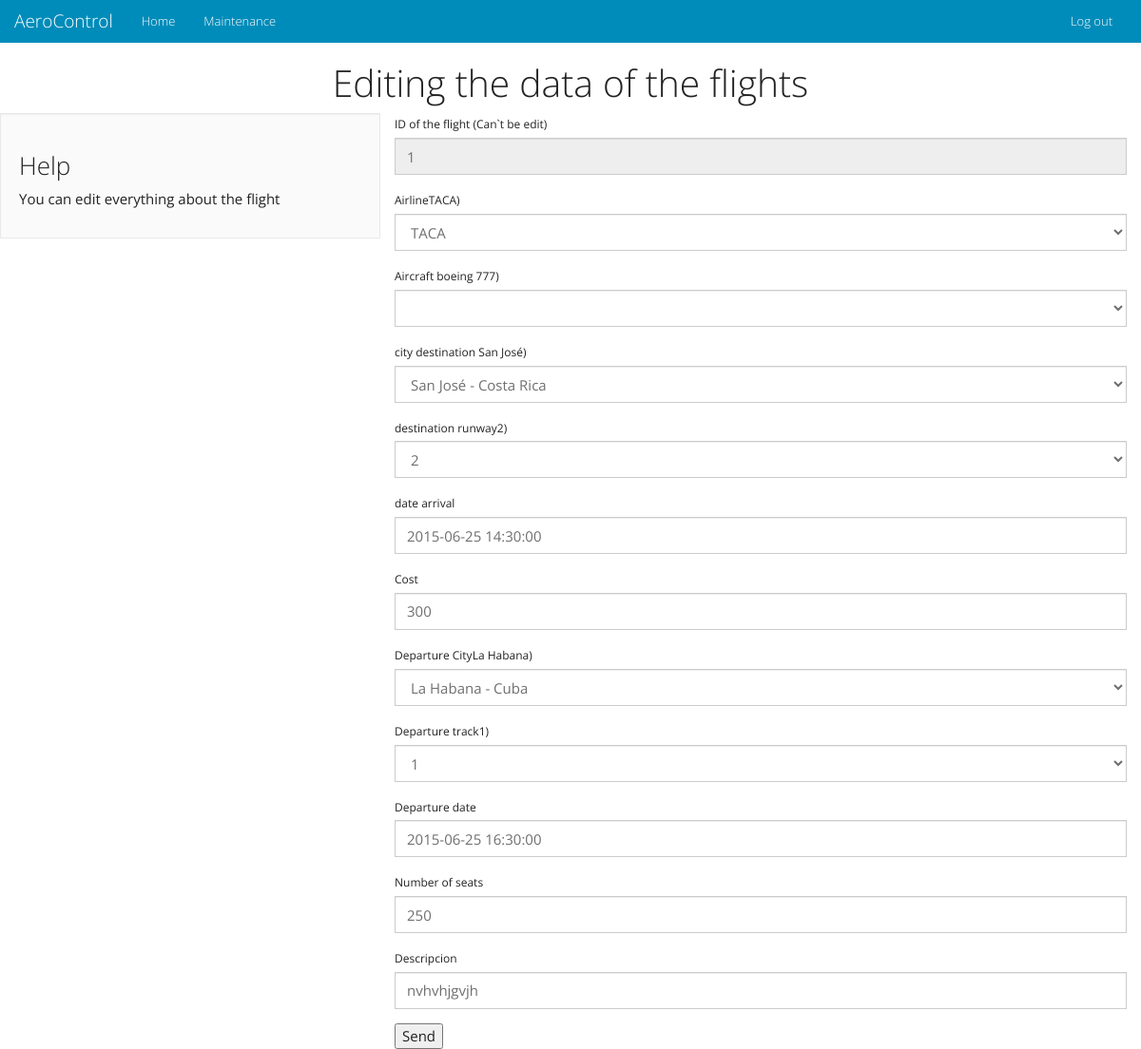
Screenshot of /en/admin/editflight.php?flight=1 with the database file from the repository.
### tables this page shows
CREATE TABLE IF NOT EXISTS `flights` (
  `id` int(11) NOT NULL AUTO_INCREMENT,
  `airline` int(11) NOT NULL,
  `departure_time` datetime NOT NULL,
  `departure_city` int(11) NOT NULL,
  `arrival_time` datetime NOT NULL,
  `arrival_city` int(11) NOT NULL,
  `aircraft` int(11) NOT NULL,
  `departure_runway` int(11) NOT NULL,
  `arrival_runway` int(11) NOT NULL,
  `cost` double NOT NULL,
  `seats` int(4) NOT NULL,
  `description` varchar(500) NOT NULL,
  PRIMARY KEY (`id`),
  KEY `airline` (`airline`),
  KEY `aircraft` (`aircraft`),
  KEY `departure_city` (`departure_city`),
  KEY `arrival_city` (`arrival_city`),
  KEY `aircraft_2` (`aircraft`),
  KEY `departure_runway` (`departure_runway`),
  KEY `arrival_runway` (`arrival_runway`)
);

CREATE TABLE IF NOT EXISTS `airlines` (
  `id` int(11) NOT NULL AUTO_INCREMENT,
  `name` varchar(100) NOT NULL,
  `description` varchar(300) NOT NULL,
  `logo` varchar(100) NOT NULL,
  PRIMARY KEY (`id`)
);

CREATE TABLE IF NOT EXISTS `aircraft` (
  `id` int(11) NOT NULL AUTO_INCREMENT,
  `name` varchar(50) NOT NULL,
  `airline` int(11) NOT NULL,
  `seats` int(11) NOT NULL,
  `type` varchar(50) NOT NULL,
  PRIMARY KEY (`id`),
  KEY `airline` (`airline`)
);

CREATE TABLE IF NOT EXISTS `cities` (
  `id` int(11) NOT NULL AUTO_INCREMENT,
  `city` varchar(50) NOT NULL,
  `state` varchar(50) NOT NULL,
  `zip` int(11) NOT NULL,
  PRIMARY KEY (`id`)
);

### en/admin/editflight.php (the view, shortened to what this page needs)
<!DOCTYPE html>
<html lang="en">
<head>
    <link href="../docs/css/bootstrap.css" rel="stylesheet">
    <link href="../docs/css/font-awesome.css" rel="stylesheet">
    <link href="../docs/css/ionicons.css" rel="stylesheet">
	<link href="../docs/css/jquery-ui.min.css" rel="stylesheet">
	<link href="../docs/css/jquery-ui-timepicker-addon.css" rel="stylesheet">
</head>
<body>
<div class="container-fluid">
    <div class="row">
    <?php include 'nav.php'; ?>
        <h1 class="text-center">Editing the data of the flights</h1>
<?php
if(isset($_POST["id"]) AND isset($_POST["airline"]) AND isset($_POST["aircraft"]) AND isset($_POST["arrival_city"]) AND isset($_POST["arrival_runway"]) AND isset($_POST["arrival_time"]) AND isset($_POST["cost"]) AND isset($_POST["departure_city"]) AND isset($_POST["departure_runway"]) AND isset($_POST["departure_time"]) AND isset($_POST["description"]) AND isset($_POST["seats"]))
{
    $id = $_POST["id"];
    $airline = $_POST["airline"];
	$aircraft = $_POST["aircraft"];
	$arrival_city = $_POST["arrival_city"];
	$arrival_runway = $_POST["arrival_runway"];
	$arrival_time = $_POST["arrival_time"];
	$cost = $_POST["cost"];
	$departure_city = $_POST["departure_city"];
	$departure_runway = $_POST["departure_runway"];
	$departure_time = $_POST["departure_time"];
	$description = $_POST["description"];
	$seats = $_POST["seats"];
    include "../docs/connect.php";
    $query = mysql_query("UPDATE flights SET airline='$airline',departure_time='$departure_time',departure_city='$departure_city',arrival_time='$arrival_time',arrival_city='$arrival_city',aircraft='$aircraft',departure_runway='$departure_runway',arrival_runway='$arrival_runway',cost='$cost',seats='$seats',description='$description' WHERE id = $id");
    if($query)
    {
        echo "<p class='text-success text-center'><strong>The data of the flight&quot;".$id."&quot; were saved</strong></p>";
        echo "<p class='text-success text-center'><a href='flights.php'>List of flight</a></p>";
    }
    else
    {
        echo "<p class='text-danger text-center'><strong>Error: The data were not stored</strong></p>";
        echo "<p class='text-success text-center'><a href='flights.php'>List of flight</a></p>";
    }
}
else
{
    if(isset($_GET["flight"]))
    {
        include "../docs/connect.php";
        $idr = $_GET["flight"];
        $query = "SELECT f.id, f.airline, a.name AS airlinename, f.departure_time, f.departure_city, c1.city AS depcity, f.arrival_time, f.arrival_city, c2.city AS arrcity, f.aircraft, ac.name AS aircname, f.departure_runway, f.arrival_runway, f.cost, f.seats, f.description FROM flights f INNER JOIN airlines a ON f.airline = a.id INNER JOIN cities c1 ON f.departure_city = c1.id INNER JOIN cities c2 ON f.arrival_city = c2.id INNER JOIN aircraft ac ON f.aircraft = ac.id WHERE f.id = $idr";
        $resultado = mysql_query($query, $link);
        $total = mysql_num_rows($resultado);
        if($total == 1)
        {
            while($row = mysql_fetch_array($resultado))
            {
?>
        <div class="col-md-4 well">
            <h3>Help</h3>
            <p>You can edit everything about the flight</p>
        </div>
        <div class="col-md-8">
        <form method="post" action="editflight.php">
            <div class="form-group">
            <label for="id">ID of the flight (Can`t be edit)</label>
            <input type="text" class="form-control" id="id" name="id" value="<?=$row["id"]?>"  readonly>
            </div>
           <div class="form-group">
				<label for="airline">Airline<?= $row["airlinename"]?>)</label>
				<select class="form-control" name="airline" id="airline" onchange="findAircraftsByAirlineEdit(this.value);" required>
					<?php
						include "../docs/connect.php";
						$query = "SELECT id, name FROM airlines ORDER BY id";
						$resultado = mysql_query($query, $link);
						$total = mysql_num_rows($resultado);
						if($total>0)
						{
							while($rowx1 = mysql_fetch_array($resultado))
							{
								 if($row['airline'] == $rowx1['id'])
								{
									echo "<option value='".$rowx1['id']."' selected='selected'>".$rowx1['name']."</option>";
								}else{
									echo "<option value='".$rowx1['id']."'>".$rowx1['name']."</option>";
								}
							}
						}
					?>
				</select>
			</div>
			<div class="form-group">
				<label for="airline">Aircraft <?= $row["aircname"]?>)</label>
				<select class="form-control aircrafts" name="aircraft" id="aircraft" required>
				</select>
			</div>
			<div class="form-group">
				<label for="arrival_city">city destination <?= $row["arrcity"]?>)</label>
				<select class="form-control" name="arrival_city" id="arrival_city" required>
					<?php
						include "../docs/connect.php";
						$query = "SELECT id, city, state FROM cities ORDER BY id";
						$resultado = mysql_query($query, $link);
						$total = mysql_num_rows($resultado);
						if($total>0)
						{
							while($rowx2 = mysql_fetch_array($resultado))
							{
								if($row['arrival_city'] == $rowx2['id'])
								{
									echo "<option value='".$rowx2['id']."' selected='selected'>".$rowx2['city']." - ".$rowx2['state']."</option>";
								}else{
									echo "<option value='".$rowx2['id']."'>".$rowx2['city']." - ".$rowx2['state']."</option>";
								}
							}
						}
					?>
				</select>
			</div>
			<div class="form-group">
				<label for="arrival_runway">destination runway<?= $row["arrival_runway"]?>)</label>
				<select class="form-control" name="arrival_runway" id="arrival_runway" required>
					<?php
						include "../docs/connect.php";
						$query = "SELECT id FROM runways ORDER BY id";
						$resultado = mysql_query($query, $link);
						$total = mysql_num_rows($resultado);
						if($total>0)
						{
							while($rowx3 = mysql_fetch_array($resultado))
							{
								if($row['arrival_runway'] == $rowx3['id'])
								{
									echo "<option value='".$rowx3['id']."' selected='selected'>".$rowx3['id']."</option>";
								}else{
									echo "<option value='".$rowx3['id']."'>".$rowx3['id']."</option>";
								}
							}
						}
					?>
				</select>
			</div>
			<div class="form-group">
				<label for="arrival_time">date arrival</label>
						<input type='text' class="form-control" name="arrival_time" id="arrival_time" value="<?=$row["arrival_time"]?>" required onkeypress='return numeros(event)'>
            </div>
			<div class="form-group">
				<label for="cost">Cost</label>
				<input type="number"  class="form-control" id="cost" name="cost" placeholder="Costo del vuelo" value="<?=$row["cost"]?>" required onkeypress='return numeros(event)'>
            </div>
			<div class="form-group">
				<label for="departure_city">Departure City<?= $row["depcity"]?>)</label>
				<select class="form-control" name="departure_city" id="departure_city" required>
					<?php
						include "../docs/connect.php";
						$query = "SELECT id, city, state FROM cities ORDER BY id";
						$resultado = mysql_query($query, $link);
						$total = mysql_num_rows($resultado);
						if($total>0)
						{
							while($rowx4 = mysql_fetch_array($resultado))
							{
								if($row['departure_city'] == $rowx4['id'])
								{
									echo "<option value='".$rowx4['id']."' selected='selected'>".$rowx4['city']." - ".$rowx4['state']."</option>";
								}else{
									echo "<option value='".$rowx4['id']."'>".$rowx4['city']." - ".$rowx4['state']."</option>";
								}
							}
						}
					?>
				</select>
			</div>
			<div class="form-group">
				<label for="departure_runway">Departure track<?= $row["departure_runway"]?>)</label>
				<select class="form-control" name="departure_runway" id="departure_runway" required>
					<?php
						include "../docs/connect.php";
						$query = "SELECT id FROM runways ORDER BY id";
						$resultado = mysql_query($query, $link);
						$total = mysql_num_rows($resultado);
						if($total>0)
						{
							while($rowx5 = mysql_fetch_array($resultado))
							{
								if($row['departure_runway'] == $rowx5['id'])
								{
									echo "<option value='".$rowx5['id']."' selected='selected'>".$rowx5['id']."</option>";
								}else{
									echo "<option value='".$rowx5['id']."'>".$rowx5['id']."</option>";
								}
							}
						}
					?>
				</select>
			</div>
			<div class="form-group">
				<label for="departure_time">Departure date</label>
						<input type='text' class="form-control" name="departure_time" id="departure_time" value="<?=$row["departure_time"]?>" required onkeypress='return numeros(event)'>
            </div>
			<div class="form-group">
				<label for="seats">Number of seats</label>
				<input type="number"  min="1" step="1" class="form-control" id="seats" name="seats" placeholder="seats fo the flight" value="<?=$row["seats"]?>" required onkeypress='return numeros(event)'>
            </div>
			<div class="form-group">
				<label for="type">Descripcion</label>
				<input type="text" maxlength="500" class="form-control" id="description" name="description" placeholder="Description of the flight" value="<?=$row["description"]?>" required onkeypress="return validar(event)">
            </div>
            <input type="submit" name="enviar" value="Send">
        </form>
        </div>
<?php
            }
        }
        else
        {
            echo "<p class='text-danger text-center'><strong>Error: The flight doesn`t exist. <a href='runways.php'>List of flights</a></strong></p>";
        }
    }
    else
    {
        echo "<p class='text-danger text-center'><strong>Error: Put the id of the flight  <a href='runways.php'>List of flights</a></strong></p>";
    }
}
?>
    </div>
</div>
</body>
</html>

### rows the page displays
flights: id "1", airline.name "TACA", aircraft.name "boeing 777", arrival_city.city "San José", arrival_runway "2", arrival_time "2015-06-25 14:30:00", cost "300", departure_city.city "La Habana", departure_runway "1", departure_time "2015-06-25 16:30:00", seats "250", description "nvhvhjgvjh"

### other values shown
form field airline "TACA"
form field arrival_city "San José - Costa Rica"
form field arrival_runway "2"
form field departure_city "La Habana - Cuba"
form field departure_runway "1"
